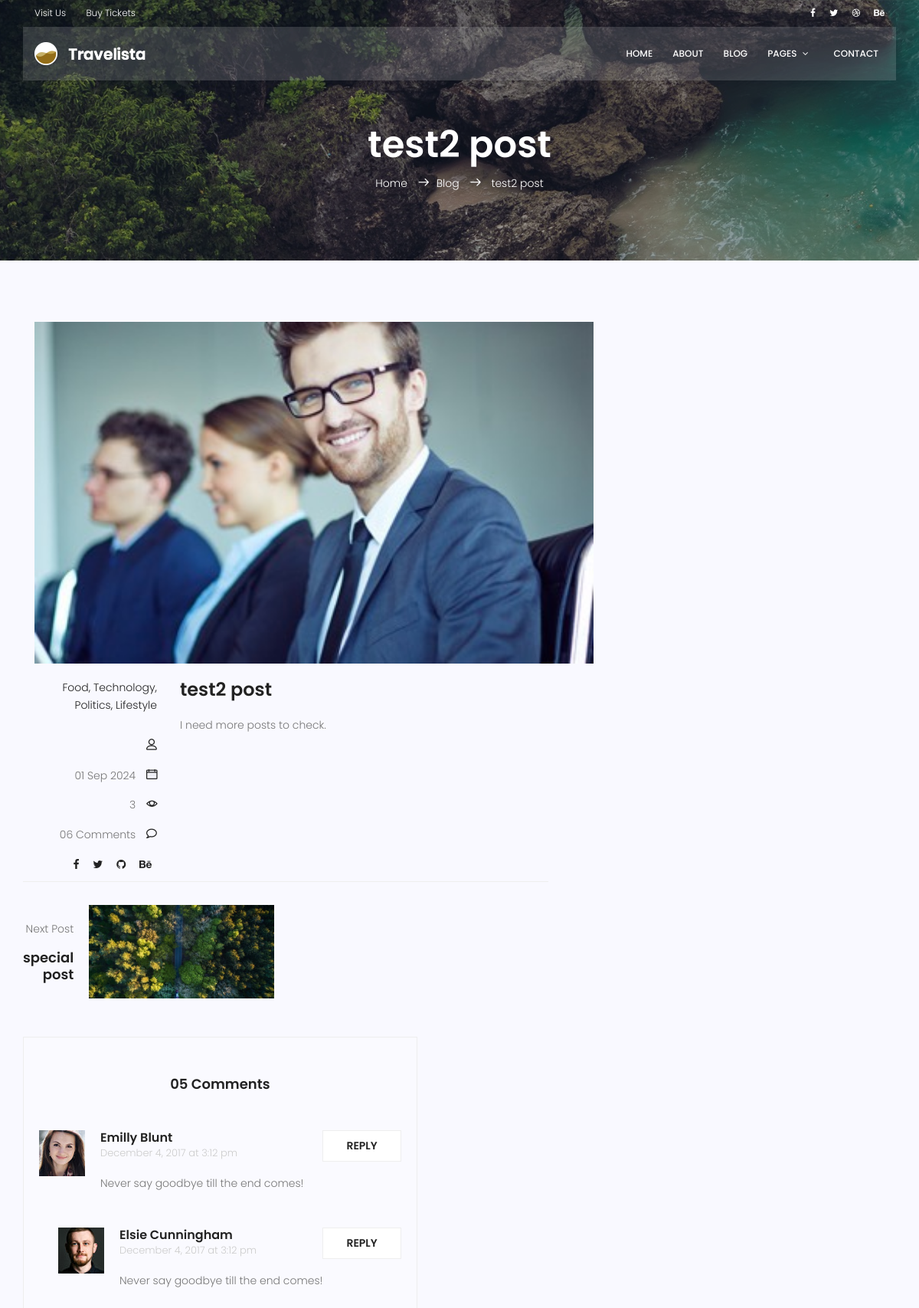
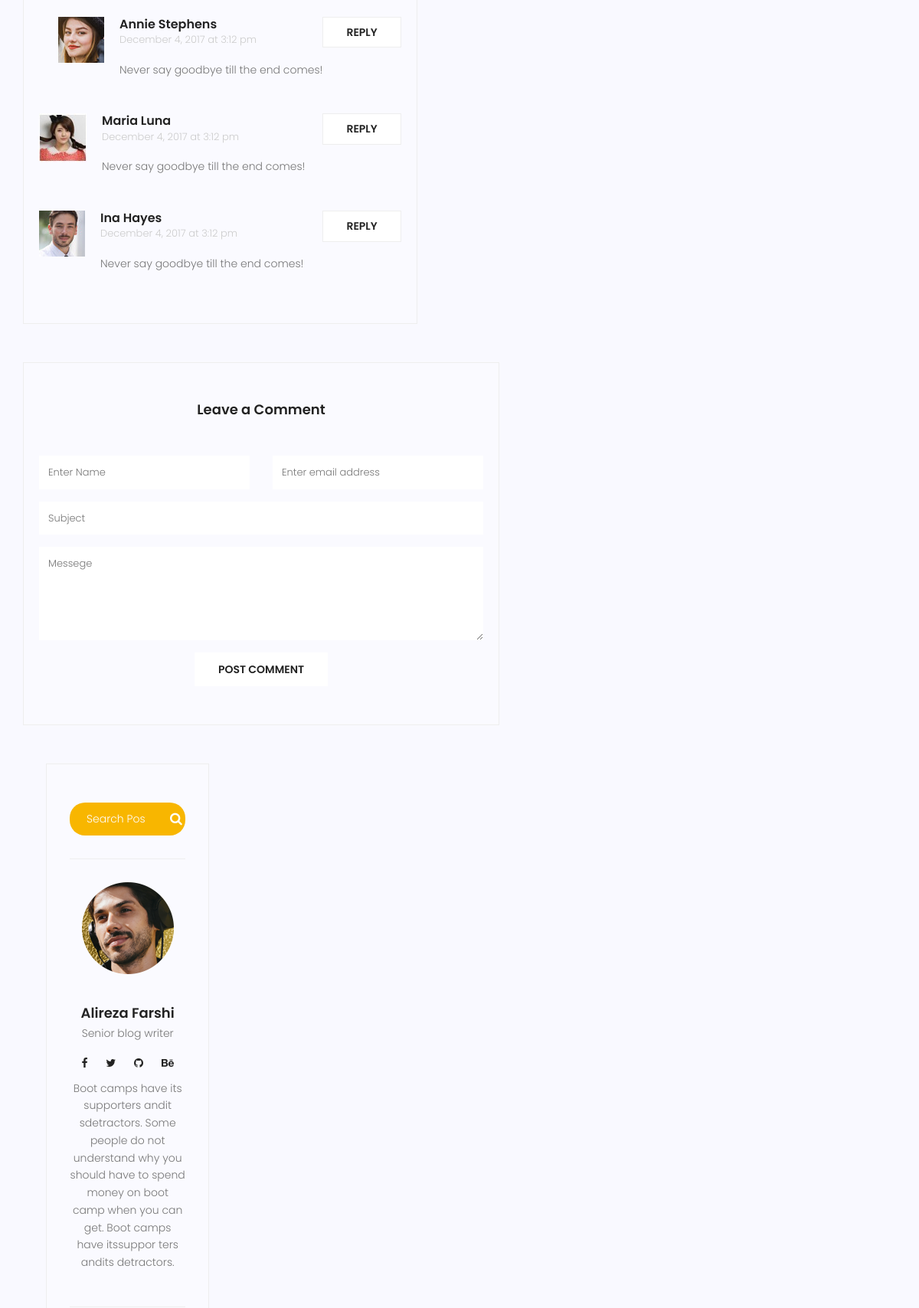
The app's page /blog/5 (upper part) with its own data (2 pictures, top to bottom).
### blog/models.py (models this page shows, shortened)
class Post(models.Model):
    title = models.CharField(max_length=250)
    content = models.TextField()
    category = models.ManyToManyField(Category)
    author = models.ForeignKey(User, on_delete=models.SET_NULL, null=True)
    image = models.ImageField(upload_to='blog/', default='blog/default.jpg' )
    counted_views = models.IntegerField(default=0)
    status = models.BooleanField(default=False)
    created_date = models.DateTimeField(auto_now_add=True)
    updated_date = models.DateTimeField(auto_now=True)
    published_date = models.DateTimeField(null=True)
    class Meta:
        ordering = ['-created_date']

### blog/views.py (the view)
# urls.py: path('<int:pid>', blog_single_view, name='single'),
def blog_single_view(request, pid):
    posts = Post.objects.filter(status=True)
    post = get_object_or_404(posts, pk=pid)
    post_index = list(posts).index(post)
    previous_post = posts[post_index - 1] if post_index > 0 else None
    next_post = posts[post_index + 1] if post_index < len(posts) - 1 else None
    post.counted_views += 1
    post.save()
    context = {'post': post, 'previous_post': previous_post, 'next_post' : next_post}
    return render(request, 'blog/blog-single.html', context)

### blog/templatetags/blog-tags.py (called while the page is built)
@register.inclusion_tag('blog/blog-popular-posts.html')
def latest_posts(arg=3):
    posts = Post.objects.filter(status=1).order_by('published_date')[:arg]
    return {'posts': posts}

### templates/blog/blog-single.html (shortened to what this page needs)
{% extends  'base.html'     %}
{% load static %}
{% load blog-tags %}
{% block content %}
			<section class="relative about-banner">
				<div class="overlay overlay-bg"></div>
				<div class="container">
					<div class="row d-flex align-items-center justify-content-center">
						<div class="about-content col-lg-12">
							<h1 class="text-white">
								{{post.title}}
							</h1>
							<p class="text-white link-nav"><a href="{% url 'index' %}">Home </a>  <span class="lnr lnr-arrow-right"></span><a href="{% url 'blog' %}">Blog </a> <span class="lnr lnr-arrow-right"></span>  {{post.title}}</p>
						</div>
					</div>
				</div>
			</section>
			<section class="post-content-area single-post-area">
				<div class="container">
					<div class="row">
						<div class="col-lg-8 posts-list">
							<div class="single-post row">
								<div class="col-lg-12">
									<div class="feature-img">
										<img class="img-fluid" src="{{post.image.url }}" alt="">
									</div>
								</div>
								<div class="col-lg-3  col-md-3 meta-details">
									<ul class="tags">
										<li><a href="#">Food,</a></li>
										<li><a href="#">Technology,</a></li>
										<li><a href="#">Politics,</a></li>
										<li><a href="#">Lifestyle</a></li>
									</ul>
									<div class="user-details row">
										<p class="user-name col-lg-12 col-md-12 col-6"><a href="#">{{author}}</a> <span class="lnr lnr-user"></span></p>
										<p class="date col-lg-12 col-md-12 col-6"><a href="#">{{post.published_date|date:"d M Y"}}</a> <span class="lnr lnr-calendar-full"></span></p>
										<p class="view col-lg-12 col-md-12 col-6"><a href="#">{{post.counted_views}}</a> <span class="lnr lnr-eye"></span></p>
										<p class="comments col-lg-12 col-md-12 col-6"><a href="#">06 Comments</a> <span class="lnr lnr-bubble"></span></p>
										<ul class="social-links col-lg-12 col-md-12 col-6">
											<li><a href="#"><i class="fa fa-facebook"></i></a></li>
											<li><a href="#"><i class="fa fa-twitter"></i></a></li>
											<li><a href="#"><i class="fa fa-github"></i></a></li>
											<li><a href="#"><i class="fa fa-behance"></i></a></li>
										</ul>
									</div>
								</div>
								<div class="col-lg-9 col-md-9">
									<h3 class="mt-20 mb-20">{{post.title}}</h3>
									<p class="excert">
										{{post.content}}
									</p>
								</div>
							<div class="navigation-area">
								<div class="row">
									{% if next_post %}
									<div class="col-lg-6 col-md-6 col-12 nav-right flex-row d-flex justify-content-end align-items-center">
										<div class="detials">
											<p>Next Post</p>
											<a href="{% url 'single' pid=next_post.id %}"><h4>{{next_post.title}}</h4></a>
										</div>
										<div class="arrow">
											<a href="{% url 'single' pid=next_post.id %}"></a>
										</div>
										<div class="thumb">
											<a href="{% url 'single' pid=next_post.id %}"><img class="img-fluid" src="{{ next_post.image.url}}" alt=""></a>
										</div>
									</div>
									{% endif %}
								</div>
							</div>
							<div class="comments-area">
								<h4>05 Comments</h4>
								<div class="comment-list">
                                    <div class="single-comment justify-content-between d-flex">
                                        <div class="user justify-content-between d-flex">
                                            <div class="thumb">
                                                <img src="{% static 'img/blog/c1.jpg' %}" alt="">
                                            </div>
                                            <div class="desc">
                                                <h5><a href="#">Emilly Blunt</a></h5>
                                                <p class="date">December 4, 2017 at 3:12 pm </p>
                                                <p class="comment">
                                                    Never say goodbye till the end comes!
                                                </p>
                                            </div>
                                        </div>
                                        <div class="reply-btn">
                                               <a href="" class="btn-reply text-uppercase">reply</a>
                                        </div>
                                    </div>
                                </div>
								<div class="comment-list left-padding">
                                    <div class="single-comment justify-content-between d-flex">
                                        <div class="user justify-content-between d-flex">
                                            <div class="thumb">
                                                <img src="{% static 'img/blog/c2.jpg' %}" alt="">
                                            </div>
                                            <div class="desc">
                                                <h5><a href="#">Elsie Cunningham</a></h5>
                                                <p class="date">December 4, 2017 at 3:12 pm </p>
                                                <p class="comment">
                                                    Never say goodbye till the end comes!
                                                </p>
                                            </div>
                                        </div>
                                        <div class="reply-btn">
                                               <a href="" class="btn-reply text-uppercase">reply</a>
                                        </div>
                                    </div>
                                </div>
								<div class="comment-list left-padding">
                                    <div class="single-comment justify-content-between d-flex">
                                        <div class="user justify-content-between d-flex">
                                            <div class="thumb">
                                                <img src="{% static 'img/blog/c3.jpg' %}" alt="">
                                            </div>
                                            <div class="desc">
                                                <h5><a href="#">Annie Stephens</a></h5>
                                                <p class="date">December 4, 2017 at 3:12 pm </p>
                                                <p class="comment">
                                                    Never say goodbye till the end comes!
                                                </p>
                                            </div>
                                        </div>
                                        <div class="reply-btn">
                                               <a href="" class="btn-reply text-uppercase">reply</a>
                                        </div>
                                    </div>
                                </div>
								<div class="comment-list">
                                    <div class="single-comment justify-content-between d-flex">
                                        <div class="user justify-content-between d-flex">
                                            <div class="thumb">
                                                <img src="{% static 'img/blog/c4.jpg' %}" alt="">
                                            </div>
                                            <div class="desc">
                                                <h5><a href="#">Maria Luna</a></h5>
                                                <p class="date">December 4, 2017 at 3:12 pm </p>
                                                <p class="comment">
                                                    Never say goodbye till the end comes!
                                                </p>
                                            </div>
                                        </div>
                                        <div class="reply-btn">
                                               <a href="" class="btn-reply text-uppercase">reply</a>
                                        </div>
                                    </div>
                                </div>
								<div class="comment-list">
                                    <div class="single-comment justify-content-between d-flex">
                                        <div class="user justify-content-between d-flex">
                                            <div class="thumb">
                                                <img src="{% static 'img/blog/c5.jpg' %}" alt="">
                                            </div>
                                            <div class="desc">
                                                <h5><a href="#">Ina Hayes</a></h5>
                                                <p class="date">December 4, 2017 at 3:12 pm </p>
                                                <p class="comment">
                                                    Never say goodbye till the end comes!
                                                </p>
                                            </div>
                                        </div>
                                        <div class="reply-btn">
                                               <a href="" class="btn-reply text-uppercase">reply</a>
                                        </div>
                                    </div>
                                </div>
							</div>
							<div class="comment-form">
								<h4>Leave a Comment</h4>
								<form>
									<div class="form-group form-inline">
									  <div class="form-group col-lg-6 col-md-12 name">
									    <input type="text" class="form-control" id="name" placeholder="Enter Name" onfocus="this.placeholder = ''" onblur="this.placeholder = 'Enter Name'">
									  </div>
									  <div class="form-group col-lg-6 col-md-12 email">
									    <input type="email" class="form-control" id="email" placeholder="Enter email address" onfocus="this.placeholder = ''" onblur="this.placeholder = 'Enter email address'">
									  </div>
									</div>
									<div class="form-group">
										<input type="text" class="form-control" id="subject" placeholder="Subject" onfocus="this.placeholder = ''" onblur="this.placeholder = 'Subject'">
									</div>
									<div class="form-group">
										<textarea class="form-control mb-10" rows="5" name="message" placeholder="Messege" onfocus="this.placeholder = ''" onblur="this.placeholder = 'Messege'" required=""></textarea>
									</div>
									<a href="#" class="primary-btn text-uppercase">Post Comment</a>
								</form>
							</div>
						</div>
						<div class="col-lg-4 sidebar-widgets">
							<div class="widget-wrap">
                                {% include 'blog/blog-search.html' %}
								{% include 'blog/blog-writer.html' %}
							</div>
						</div>
					</div>
				</div>
			</section>
{% endblock %}

### records on screen
Post: title "test2 post", image (picture), published_date "01 Sep 2024", counted_views "3", content "I need more posts to check."
Post: title "special post", image (picture)
